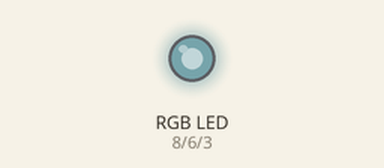
A sketch run on a simulated Arduino Uno, built with avr-gcc and run on an emulated ATmega328P. Parts: an RGB LED mixed from three pins (HIGH = lit). Dim RGB values are drawn brighter than linear.

Above: at 2.5 s.
At 4.46 s:
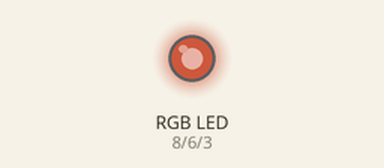
At 39.62 s:
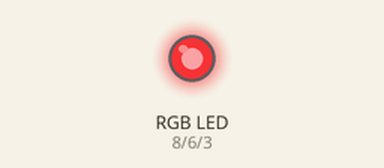
Timing chart, 0 to 40.0 s (numbered marks = the images above):
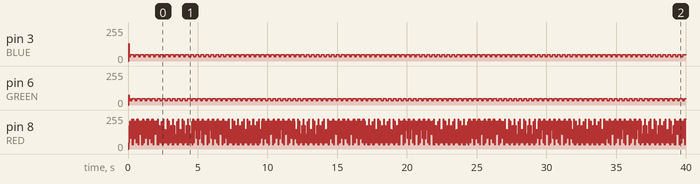

Measured:
- by itself, pin 8 (RED): moves between 31/255 and 224/255, repeating every 19.8 s

The sketch:

02_Creating_Tasks.ino
```cpp
#include <Arduino_FreeRTOS.h>
#define RED   8
#define GREEN 6
#define BLUE  3

typedef int TaskProfiler; // profiler are useful to check whether the thread/task is dead or alive!

TaskProfiler RedLEDProfiler;
TaskProfiler GreenLEDProfiler;
TaskProfiler BlueLEDProfiler;

void setup(){
  Serial.begin(9600);


  //create the tasks
  xTaskCreate(redLEDControllerTask,
              "RED LED Task",
              100, //stack
              NULL,//arguments to the task
              1,   //Priority
              NULL

  );

  xTaskCreate(GreenLEDControllerTask,
              "GREEN LED Task",
              100,
              NULL,
              3,
              NULL

  );

  xTaskCreate(BlueLEDControllerTask,
              "BLUE LED Task",
              100,
              NULL,
              2,
              NULL

  );
}


void redLEDControllerTask(void *pvParameters){

  pinMode(RED, OUTPUT);

  while(1){
    digitalWrite(RED, digitalRead(RED)^1);
    //delay(1000);
  }

}


void GreenLEDControllerTask(void *pvParameters){

  pinMode(GREEN, OUTPUT);

  while(1){
    digitalWrite(GREEN, digitalRead(GREEN)^1);
    //delay(1000);
  }

}


void BlueLEDControllerTask(void *pvParameters){

  pinMode(BLUE, OUTPUT);

  while(1){
    digitalWrite(BLUE, digitalRead(BLUE)^1);
    //delay(1000);
  }

}

void loop(){

}
```
